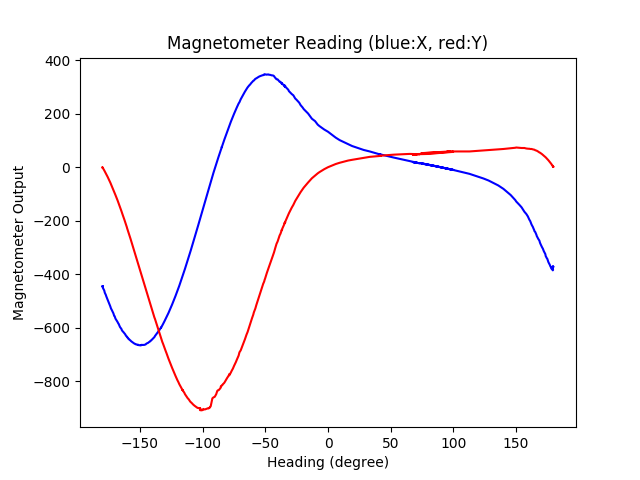

Reproduce this figure in Python.
import pandas as pd
import matplotlib.pyplot as plt

data = pd.read_csv('discussion1.csv')

plt.plot(data['degree'], data['x'], c = 'blue')
plt.plot(data['degree'], data['y'], c = 'red')

plt.xlabel('Heading (degree)')
plt.ylabel('Magnetometer Output')
plt.title('Magnetometer Reading (blue:X, red:Y)')

plt.show()
